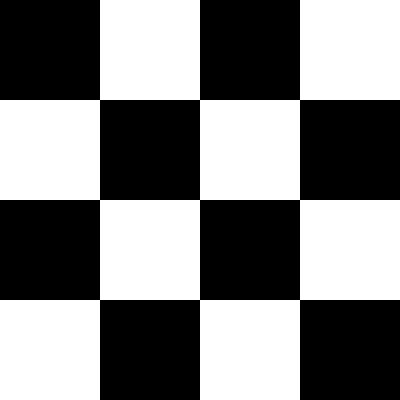
%> input picture Image Processing 1/checker.tif, 400 x 400 px
$ octave alireza1.m   (GNU Octave 9; MATLAB toolbox functions it lacks are replaced by stand-ins)
%> lines starting %> are read from the running program, lines starting %| are printed output that depends on the picture; in (x1, y1, x2, y2) boxes, pixels count from 0 and x2, y2 are one past the last pixel; in counts of white or black regions, pixels touching at a corner belong together; the program's own positions count from 1
clc;clear;close all;
F1 = imread('checker.tif');
%> F1 is the input picture: size 400x400 uint8; 50% white; 1 white region, box (x1, y1, x2, y2) and area: (0, 0, 400, 400) 80000
B = zeros(256);
B(1:128,1:128)=0;
B(1:128,128:256)=256;
B(128:256,1:128)=256;
B(128:256,128:256)=0;
F2 = im2bw(F1);
I = double(F2);
fo = abs(fft2(I));
F = fftshift(fo);
F8 = im2bw(B);
I1 = double(F8);
fo1 = abs(fft2(I1));
F111 = fftshift(fo1);
subplot(4,2,1);imshow(F1);
subplot(4,2,2);imshow(B);
subplot(4,2,3); imshow(abs(F),[],'InitialMagnification','fit');
subplot(4,2,4); imshow(abs(F111),[],'InitialMagnification','fit');
subplot(4,2,5);imshow(log(1+abs(F)),[],'InitialMagnification','fit');
%> after `imshow(log(1+abs(F)),[],'InitialMagnification','fit')`:
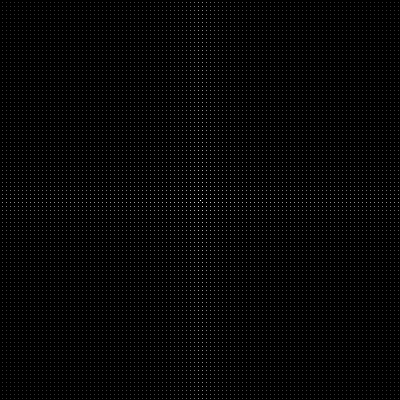
%> displayed picture: size 400x400, on the screen's scale of 0 to 255; min 0, max 255, mean 4.9
title('tasvir 1');
subplot(4,2,6);imshow(log(1+abs(F111)),[],'InitialMagnification','fit');
title('tasvir 2');
subplot(4,2,7);mesh(log(1+abs(F)));
subplot(4,2,8);mesh(log(1+abs(F111)));
%> after `mesh(log(1+abs(F111)))`:
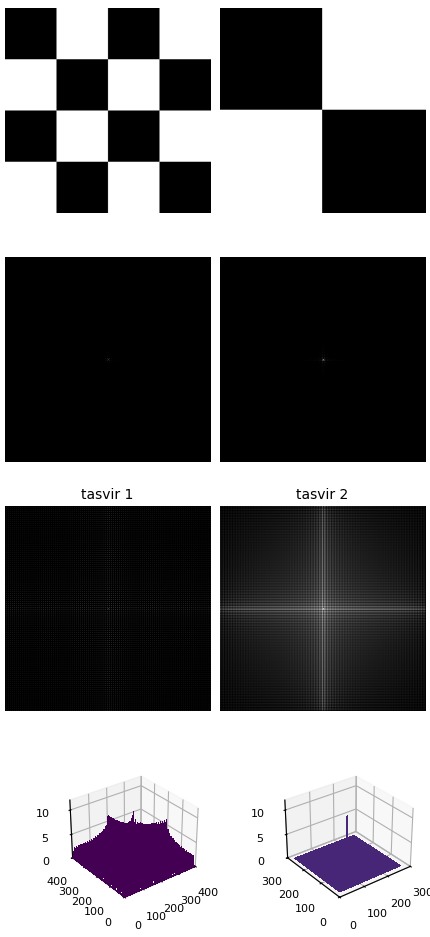
%> figure redrawn from the program's plot data, 8 panels

$ run again, with Image Processing 1/21.jpg saved as Image Processing 1/checker.tif
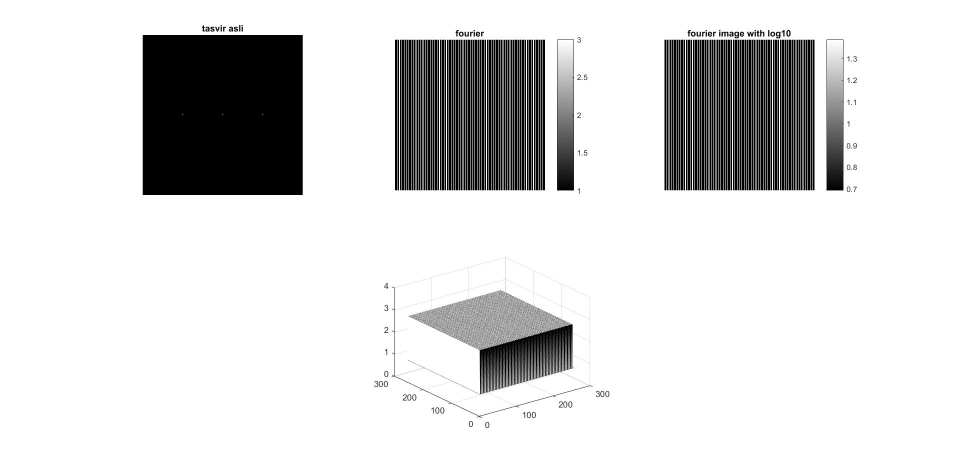
%> input picture Image Processing 1/21.jpg, 1920 x 936 px (shown at 1/2 size)
%> F1 is the input picture: size 936x1920x3 uint8; min 0, max 255, mean 216.3
%> `F2 = im2bw(F1);`:
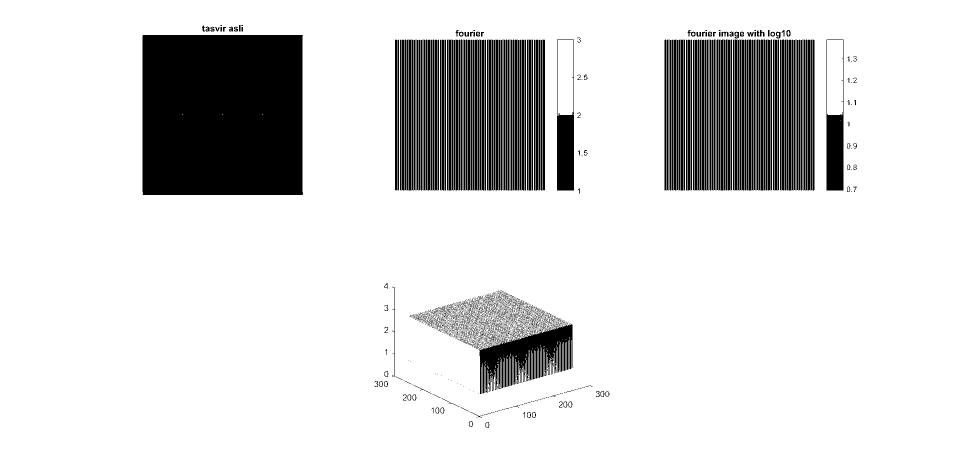
%> F2: size 936x1920 logical (shown at 1/2 size); 84.8% white; 2044 black regions (1793 under 20 px), largest, box (x1, y1, x2, y2) and area: (285, 70, 606, 390) 102394, (953, 648, 1145, 788) 13244, (1653, 79, 1687, 381) 5487
%> `imshow(log(1+abs(F)),[],'InitialMagnification','fit')`:
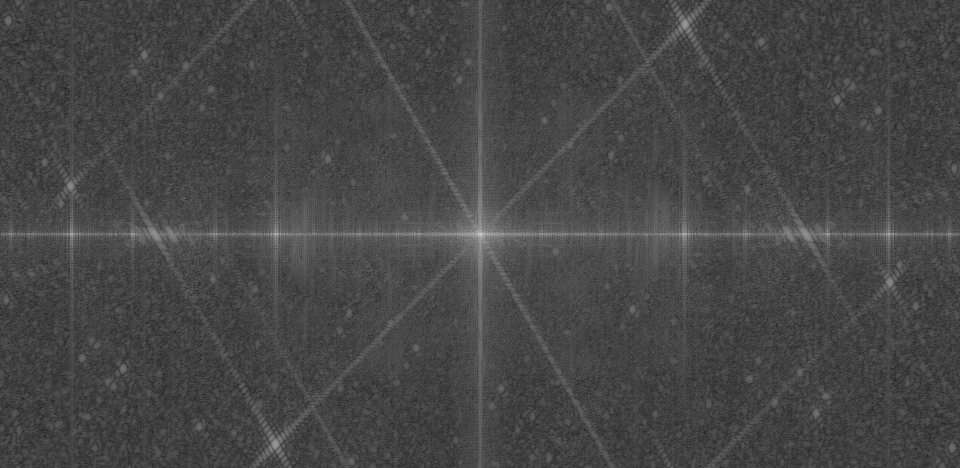
%> displayed picture: size 936x1920, on the screen's scale of 0 to 255 (shown at 1/2 size); min 0, max 255, mean 70.2

$ run again, with Image Processing 1/7.jpg saved as Image Processing 1/checker.tif
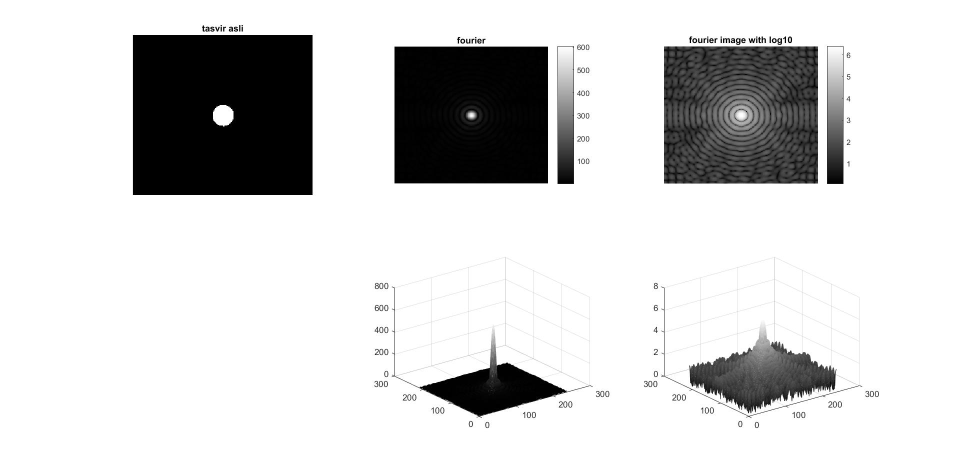
%> input picture Image Processing 1/7.jpg, 1920 x 936 px (shown at 1/2 size)
%> F1 is the input picture: size 936x1920x3 uint8; min 0, max 255, mean 211.1
%> `F2 = im2bw(F1);`:
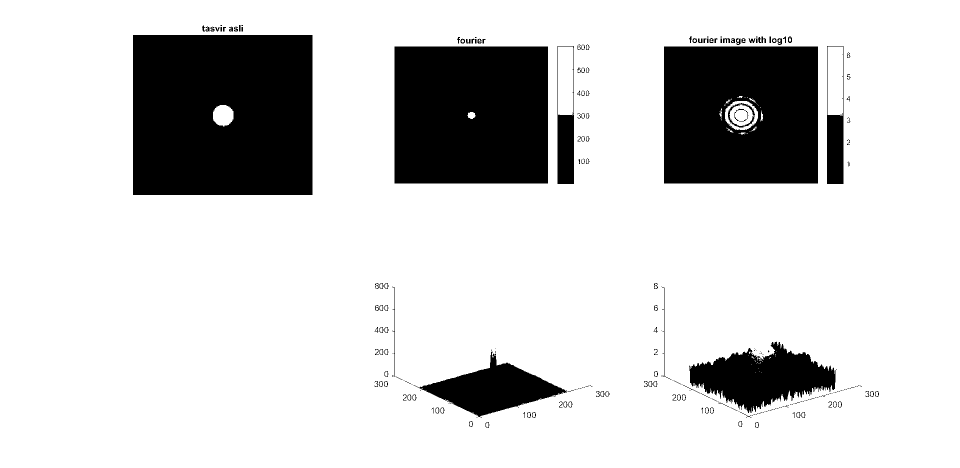
%> F2: size 936x1920 logical (shown at 1/2 size); 81.5% white; 253 black regions (125 under 20 px), largest, box (x1, y1, x2, y2) and area: (266, 70, 625, 390) 113478, (789, 93, 1096, 367) 83949, (1328, 93, 1636, 367) 81010
%> `imshow(log(1+abs(F)),[],'InitialMagnification','fit')`:
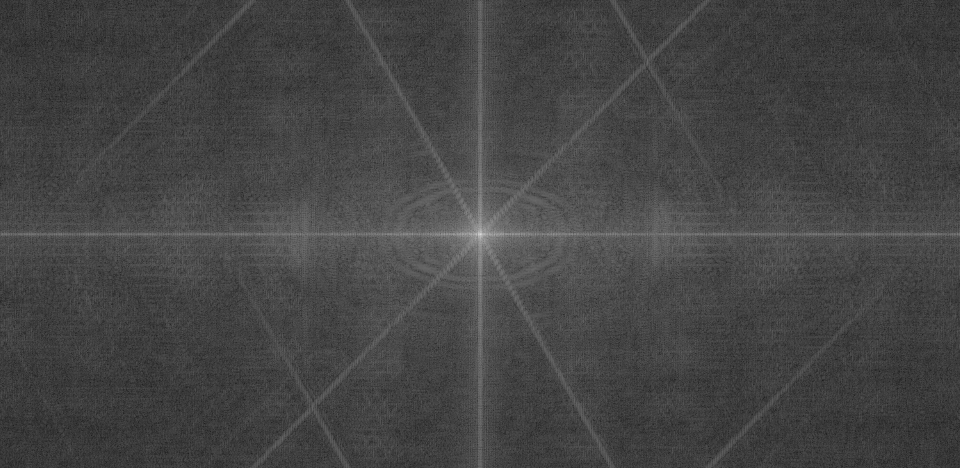
%> displayed picture: size 936x1920, on the screen's scale of 0 to 255 (shown at 1/2 size); min 0, max 255, mean 68.5
